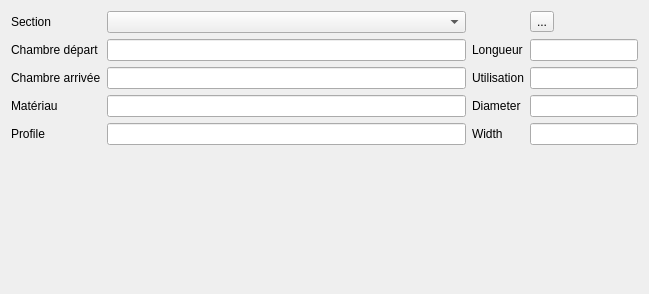
<?xml version="1.0" encoding="UTF-8"?>
<ui version="4.0">
 <class>SectionWidget</class>
 <widget class="QWidget" name="SectionWidget">
  <property name="geometry">
   <rect>
    <x>0</x>
    <y>0</y>
    <width>649</width>
    <height>294</height>
   </rect>
  </property>
  <property name="windowTitle">
   <string>Form</string>
  </property>
  <layout class="QGridLayout" name="gridLayout">
   <item row="4" column="2">
    <widget class="QLabel" name="label_8">
     <property name="text">
      <string>Width</string>
     </property>
    </widget>
   </item>
   <item row="2" column="1">
    <widget class="QLineEdit" name="endNodeEdit"/>
   </item>
   <item row="1" column="1">
    <widget class="QLineEdit" name="startNodeEdit"/>
   </item>
   <item row="1" column="2">
    <widget class="QLabel" name="label_3">
     <property name="text">
      <string>Longueur</string>
     </property>
    </widget>
   </item>
   <item row="1" column="0">
    <widget class="QLabel" name="label">
     <property name="text">
      <string>Chambre départ</string>
     </property>
    </widget>
   </item>
   <item row="0" column="0">
    <widget class="QLabel" name="label_9">
     <property name="text">
      <string>Section</string>
     </property>
    </widget>
   </item>
   <item row="2" column="2">
    <widget class="QLabel" name="label_4">
     <property name="text">
      <string>Utilisation</string>
     </property>
    </widget>
   </item>
   <item row="2" column="0">
    <widget class="QLabel" name="label_2">
     <property name="text">
      <string>Chambre arrivée</string>
     </property>
    </widget>
   </item>
   <item row="0" column="1">
    <widget class="QComboBox" name="sectionCombo"/>
   </item>
   <item row="4" column="1">
    <widget class="QLineEdit" name="profileEdit"/>
   </item>
   <item row="3" column="2">
    <widget class="QLabel" name="label_6">
     <property name="text">
      <string>Diameter</string>
     </property>
    </widget>
   </item>
   <item row="4" column="0">
    <widget class="QLabel" name="label_7">
     <property name="text">
      <string>Profile</string>
     </property>
    </widget>
   </item>
   <item row="6" column="0" colspan="5">
    <widget class="InspectionWidget" name="inspectionWidget" native="true">
     <layout class="QGridLayout" name="gridLayout_2">
      <property name="leftMargin">
       <number>0</number>
      </property>
      <property name="topMargin">
       <number>0</number>
      </property>
      <property name="rightMargin">
       <number>0</number>
      </property>
      <property name="bottomMargin">
       <number>0</number>
      </property>
     </layout>
    </widget>
   </item>
   <item row="3" column="0">
    <widget class="QLabel" name="label_5">
     <property name="text">
      <string>Matériau</string>
     </property>
    </widget>
   </item>
   <item row="0" column="4">
    <widget class="FeatureSelectorWidget" name="sectionSelector" native="true"/>
   </item>
   <item row="3" column="1">
    <widget class="QLineEdit" name="pipeMaterialEdit"/>
   </item>
   <item row="0" column="3">
    <widget class="QToolButton" name="searchButton">
     <property name="text">
      <string>...</string>
     </property>
     <property name="icon">
      <iconset resource="../resources.qrc">
       <normaloff>:/plugins/wincan2qgep/icons/magnifier13.svg</normaloff>:/plugins/wincan2qgep/icons/magnifier13.svg</iconset>
     </property>
    </widget>
   </item>
   <item row="1" column="3" colspan="2">
    <widget class="QLineEdit" name="sectionlengthEdit"/>
   </item>
   <item row="2" column="3" colspan="2">
    <widget class="QLineEdit" name="sectionUseEdit"/>
   </item>
   <item row="3" column="3" colspan="2">
    <widget class="QLineEdit" name="pipeDiaEdit"/>
   </item>
   <item row="4" column="3" colspan="2">
    <widget class="QLineEdit" name="pipeWidthEdit"/>
   </item>
  </layout>
 </widget>
 <customwidgets>
  <customwidget>
   <class>InspectionWidget</class>
   <extends>QWidget</extends>
   <header location="global">..gui.inspectionwidget</header>
   <container>1</container>
  </customwidget>
  <customwidget>
   <class>FeatureSelectorWidget</class>
   <extends>QWidget</extends>
   <header location="global">..gui.featureselectorwidget</header>
   <container>1</container>
  </customwidget>
 </customwidgets>
 <resources>
  <include location="../resources.qrc"/>
 </resources>
 <connections/>
</ui>
